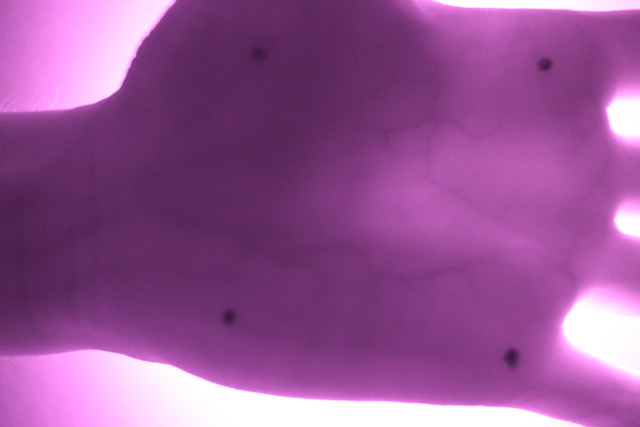
%> input picture dist/Matlab work/dist/squareIR5.jpeg, 640 x 427 px
$ octave --eval "result = crop(imread('squareIR5.jpeg'));"   (GNU Octave 9; MATLAB toolbox functions it lacks are replaced by stand-ins)
%> lines starting %> are read from the running program, lines starting %| are printed output that depends on the picture; in (x1, y1, x2, y2) boxes, pixels count from 0 and x2, y2 are one past the last pixel; in counts of white or black regions, pixels touching at a corner belong together; the program's own positions count from 1
function [cI] = crop(im)
% This function allows you to crop a square of the image of
% the hand according to the points drawn.

% Grayscale
I = rgb2gray(im);
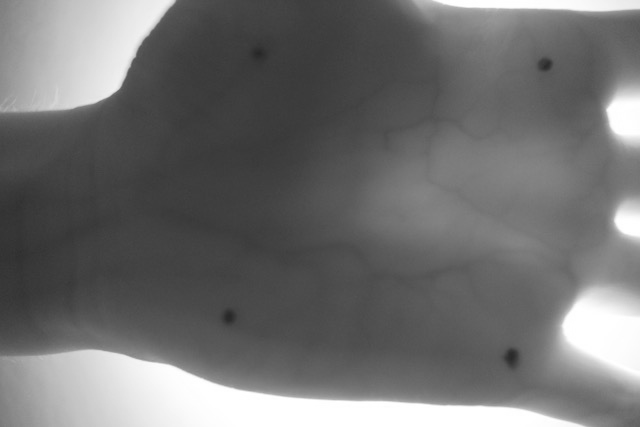
%> I: size 427x640 uint8; min 38, max 255, mean 112.1

% Find the corners
C = corner(I);
%> C = [136 57; 607 110; 131 67; 616 221; 433 1; 563 326; 5 111; 40 358; 144 46; 14 110; 551 63]
compt = 1;
C1 = C(1,:);
%> C1 = [136 57]
i = 2;

% Search for points that are different
while compt<4
    if compt == 3
       if (((C1(1)-10)>C(i,1)) || (C(i,1)>(C1(1)+10))) && (((C1(2)-10)>C(i,2)) || (C(i,2)>(C1(2)+10)))
           if (((C2(1)-10)>C(i,1)) || (C(i,1)>(C2(1)+10))) && (((C2(2)-10)>C(i,2)) || (C(i,2)>(C2(2)+10)))
               if (((C3(1)-10)>C(i,1)) || (C(i,1)>(C3(1)+10))) && (((C3(2)-10)>C(i,2)) || (C(i,2)>(C3(2)+10)))
                   C4 = C(i,:);
                   compt = compt + 1;
               end
           end
       end
    end

    if compt == 2
       if (((C1(1)-10)>C(i,1)) || (C(i,1)>(C1(1)+10))) && (((C1(2)-10)>C(i,2)) || (C(i,2)>(C1(2)+10)))
           if (((C2(1)-10)>C(i,1)) || (C(i,1)>(C2(1)+10))) && (((C2(2)-10)>C(i,2)) || (C(i,2)>(C2(2)+10)))
               C3 = C(i,:);
               compt = compt + 1;
           end
       end
    end

    if compt == 1
       if (((C1(1)-10)>C(i,1)) || (C(i,1)>(C1(1)+10))) && (((C1(2)-10)>C(i,2)) || (C(i,2)>(C1(2)+10)))
           C2 = C(i,:);
           compt = compt + 1;
       end
    end
    i = i+1;
end
%> this loop made 5 passes
%> C2 on pass 1: [607 110]
%> C3 on pass 4: [433 1]
%> after the loop, compt = 4; i = 7

% Put the points in order
% Sorting by x
G1 = [C1(1),C2(1),C3(1),C4(1)];
%> G1 = [136 607 433 563]
G2 = [C1(2),C2(2),C3(2),C4(2)];
%> G2 = [57 110 1 326]
X1 = [C1(1),C2(1),C3(1),C4(1)];
%> X1 = [136 607 433 563]
[u,idx] = sort(X1(1,:));
%> u = [136 433 563 607]; idx = [1 3 4 2]
X1a = X1(:,idx);
%> X1a = [136 433 563 607]
D1(1) = find(X1==X1a(1));
D2(1) = find(X1==X1a(2));
D3(1) = find(X1==X1a(3));
D4(1) = find(X1==X1a(4));

% Sorting by y
X2 = [C1(2),C2(2),C3(2),C4(2)];
%> X2 = [57 110 1 326]
X2a = [X2(D1(1)),X2(D2(1))];
%> X2a = [57 1]
[u,idx] = sort(X2a(1,:));
%> u = [1 57]; idx = [2 1]
X2b = X2a(:,idx);
%> X2b = [1 57]
E1 = find(X2==X2b(1));
%> E1 = 3
E2 = find(X2==X2b(2));
%> E2 = 1
X2c = [X2(D3(1)),X2(D4(1))];
%> X2c = [326 110]
[u,idx] = sort(X2c(1,:));
%> u = [110 326]
X2d = X2c(:,idx);
%> X2d = [110 326]
E3 = find(X2==X2d(1));
%> E3 = 2
E4 = find(X2==X2d(2));
%> E4 = 4


% Transform the images so that the points form a square.
movingPoints = [G1(E2) G2(E2); G1(E4) G2(E4); G1(E3) G2(E3); G1(E1) G2(E1)];
%> movingPoints = [136 57; 563 326; 607 110; 433 1]
fixedPoints = [0 500; 500 500; 500 0; 0 0];
tform = fitgeotrans(movingPoints,fixedPoints,'projective');
%> tform = transform with T = [0.254 -1.21 -0.00143; 1.35 1.93 0.0023; -111.3 522.5 1]
I = imwarp(I,tform,'FillValues',255);
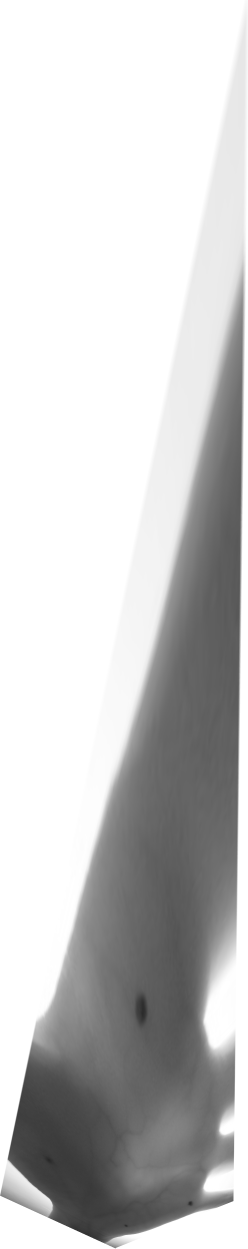
%> I: size 3745x743 uint8 (shown at 1/3 size); min 39, max 255, mean 201.7
im = imwarp(im,tform,'FillValues',255);
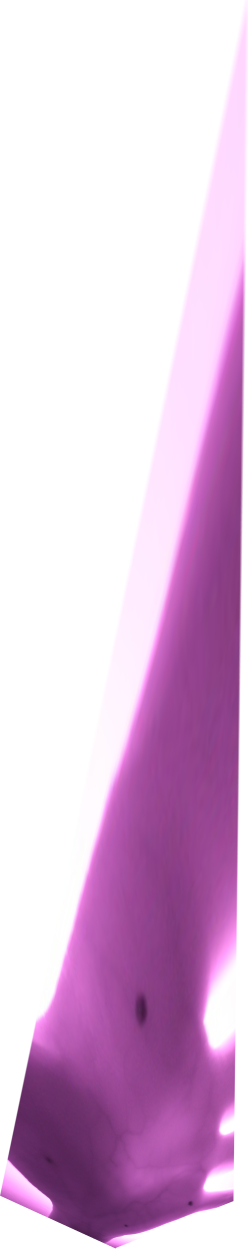
%> im: size 3745x743x3 uint8 (shown at 1/3 size); mean R, G, B 220.6, 188.8, 218.8

% Find the new corners to crop

% Binarisation
bw_img= im2bw(I,0.30);
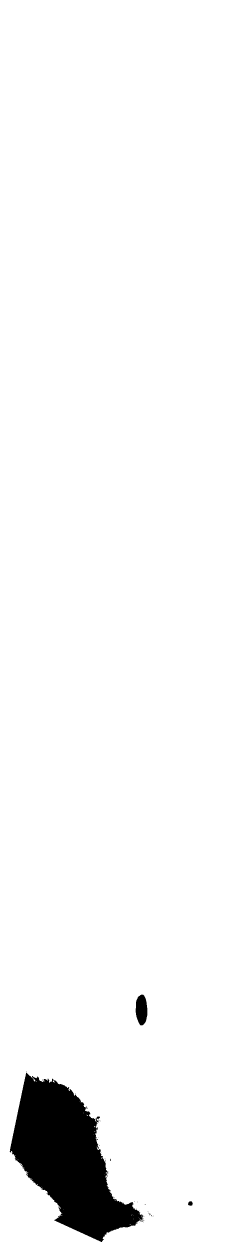
%> bw_img: size 3745x743 logical (shown at 1/3 size); 96.3% white; 51 black regions (48 under 20 px), largest, box (x1, y1, x2, y2) and area: (29, 3218, 433, 3726) 99909, (407, 2984, 442, 3076) 2543, (564, 3604, 578, 3617) 145

% Representation in the form of squares
[B,L] = bwboundaries(bw_img,'noholes');
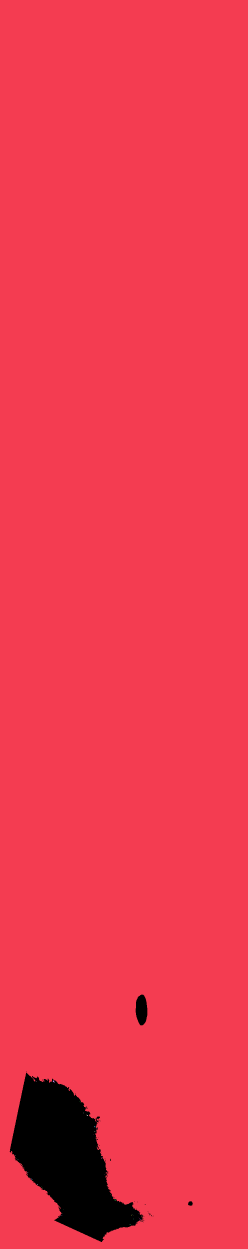
%> L: size 3745x743 double (shown at 1/3 size); 44 distinct labels, from 0 to 43; one colour per label, 0 black
%> B = 43 boundaries; largest, box (x1, y1, x2, y2) and points: (0, 0, 743, 3745) 8973, (158, 3241, 164, 3248) 16, (93, 3536, 98, 3539) 9, (283, 3378, 286, 3382) 9, (344, 3598, 348, 3601) 9
se1=strel('square',30);
L_erode=imerode(L,se1,'same');
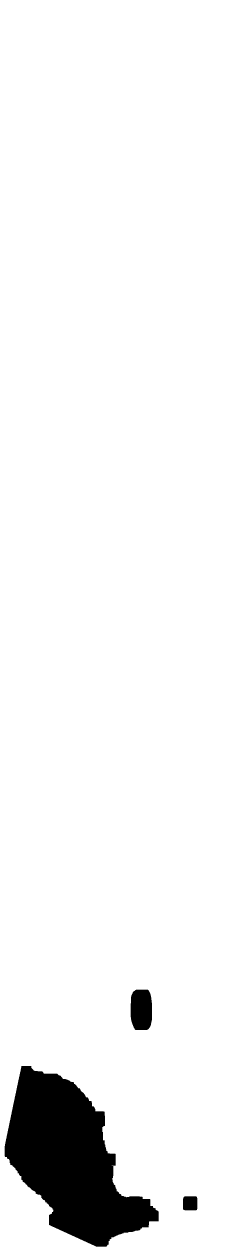
%> L_erode: size 3745x743 double (shown at 1/3 size); values 0 (black) and 1 (white), 94.9% white; 3 black regions

% Calculation of the size of the regions
stats =[regionprops(L_erode); regionprops(not(L_erode))];
%> stats = 4 regions; box (x1, y1, x2, y2), Area and Centroid: (0, 0, 743, 3745) 2640624 [379.9 1787.7], (14, 3198, 476, 3740) 133075 [210.1 3481.4], (392, 2969, 456, 3090) 7067 [424.7 3029.7], (549, 3589, 592, 3631) 1769 [571.1 3610.6]
A=[stats.Area];
%> A = [2640624 133075 7067 1769]

idx=find(A==min(A(A~=0)));
%> idx = 4
C1 = double(stats(3).Centroid);
%> C1 = [424.7 3029.7]
C2 = double(stats(2).Centroid);
%> C2 = [210.1 3481.4]

x = C2(1);
%> x = 210.1
y = C2(2);
%> y = 3481.4
j = C1(2)-C2(2);
%> j = -451.7

% Cropping of the square.
cI = imcrop(im, [x y j j]);
%> cI = []

end
